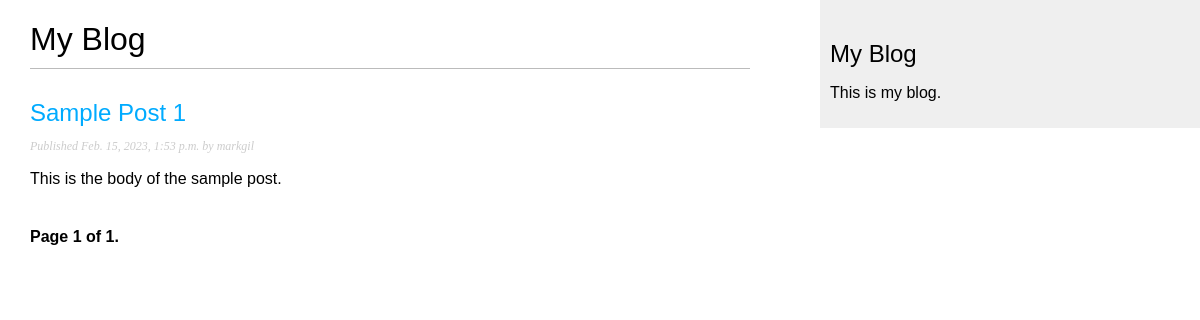
Before: /blog/ with the older database file.
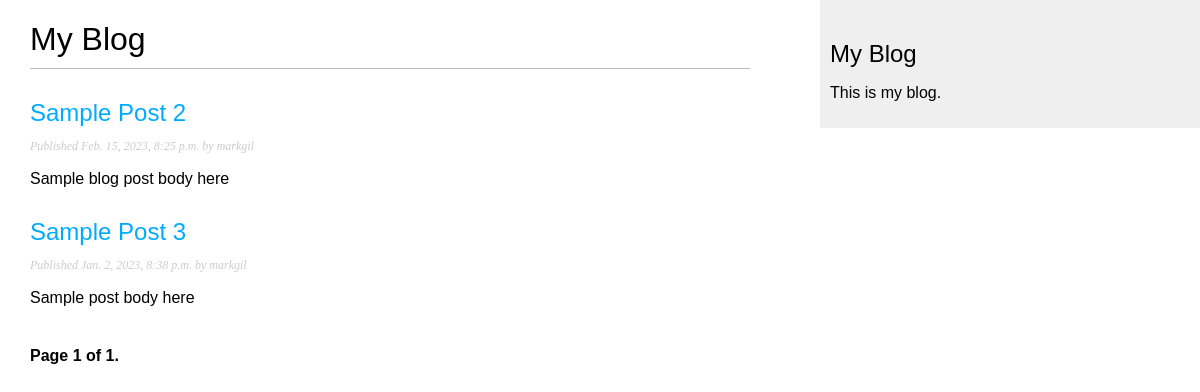
After: the same page with the newer database file.
### blog/models.py (models this page shows, shortened)
class Post(models.Model):
    class Status(models.TextChoices):
        DRAFT = 'DF', 'Draft'
        PUBLISHED = 'PB', 'Published'
    title = models.CharField(max_length=250)
    slug = models.SlugField(max_length=250, unique_for_date='publish')
    author = models.ForeignKey(User,
                               on_delete=models.CASCADE,
                               related_name='blog_posts')
    body = models.TextField()
    publish = models.DateTimeField(default=timezone.now)
    created = models.DateTimeField(auto_now_add=True)
    updated = models.DateTimeField(auto_now=True)
    status = models.CharField(max_length=2,
                              choices=Status.choices,
                              default=Status.DRAFT)
    objects = models.Manager() # default manager
    published = PublishedManager() # our custom manager
    class Meta:
        ordering = ['-publish']
        indexes = [
            models.Index(fields=['-publish']),
        ]
    def get_absolute_url(self):
        return reverse('blog:post_detail', args=[self.publish.year,
                                                 self.publish.month,
                                                 self.publish.day,
                                                 self.slug])

### blog/views.py (the view)
# urls.py: path('', views.post_list, name='post_list'),
def post_list(request):
    post_list = Post.published.all()
    paginator = Paginator(post_list, 3)
    page_number = request.GET.get('page', 1)
    posts = paginator.page(page_number)
    return render(request,
                  'blog/post/list.html',
                  {'posts': posts})

### blog/models.py (called while the page is built)
    def get_queryset(self):
        return super().get_queryset()\
            .filter(status=Post.Status.PUBLISHED)

### blog/templates/blog/post/list.html (shortened to what this page needs)
{% extends "blog/base.html" %}
{% block content %}
    <h1>My Blog</h1>
    {% for post in posts %}
        <h2>
            <a href="{{ post.get_absolute_url }}">
                {{ post.title }}
            </a>
        </h2>
        <p class="date">
            Published {{ post.publish }} by {{ post.author }}
        </p>
        {{ post.body|truncatewords:30|linebreaks }}
    {% endfor %}
    {% include "pagination.html" with page=posts %}
{% endblock %}

Changed rows visible on the page:
no longer on this page (row edited): Post: title "Sample Post 1", publish "Feb. 15, 2023, 1:53 p.m.", author "markgil", body "This is the body of the sample post."
added Post: title "Sample Post 2", publish "Feb. 15, 2023, 8:25 p.m.", author "markgil", body "Sample blog post body here"
added Post: title "Sample Post 3", publish "Jan. 2, 2023, 8:38 p.m.", author "markgil", body "Sample post body here"
